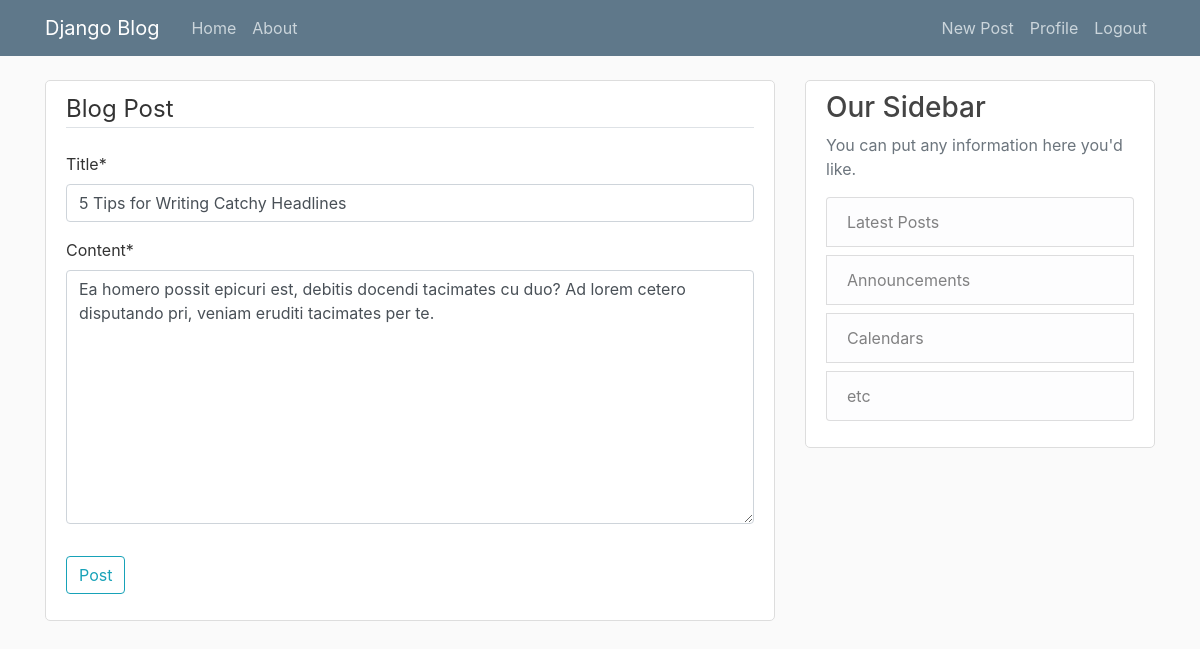
The page /post/19/update/ (signed in) on the database its author committed.
### blog/models.py (models this page shows, shortened)
class Post(models.Model):
    title = models.CharField(max_length=100)
    content = models.TextField()
    date_posted = models.DateTimeField(default=timezone.now)
    author = models.ForeignKey(User, on_delete=models.CASCADE)

### blog/views.py (the view, shortened to what this page needs)
# urls.py: path("post/<int:pk>/update/", PostUpdateView.as_view(), name="post-update"),
class PostUpdateView(LoginRequiredMixin, UserPassesTestMixin, UpdateView):
    model = Post
    fields = ["title", "content"]
    def test_func(self):
        post = self.get_object()
        if self.request.user == post.author:
            return True
        return False

### blog/templates/blog/post_form.html (shortened to what this page needs)
{% extends "blog/base.html" %}
{% load crispy_forms_tags %}
{% block content %}
    <div class="content-section">
        <form action="" method="POST">
            <fieldset class="form-group">
                <legend class="border-bottom mb-4">Blog Post</legend>
                {{ form|crispy }}
            </fieldset>
            <div class="form-group">
                <button class="btn btn-outline-info" type="submit">Post</button>
            </div>
        </form>
    </div>
{% endblock content %}

### blog/static/blog/main.css (style rules this page uses)
body { background: #fafafa; color: #333333; margin-top: 5rem; }
.content-section { background: #ffffff; padding: 10px 20px; border: 1px solid #dddddd; border-radius: 5px; margin-bottom: 20px; }

### rows shown on the page
Post: title "5 Tips for Writing Catchy Headlines", content "Ea homero possit epicuri est, debitis docendi tacimates cu duo? Ad lorem cetero disputando pri, veniam eruditi tacimates per te."
